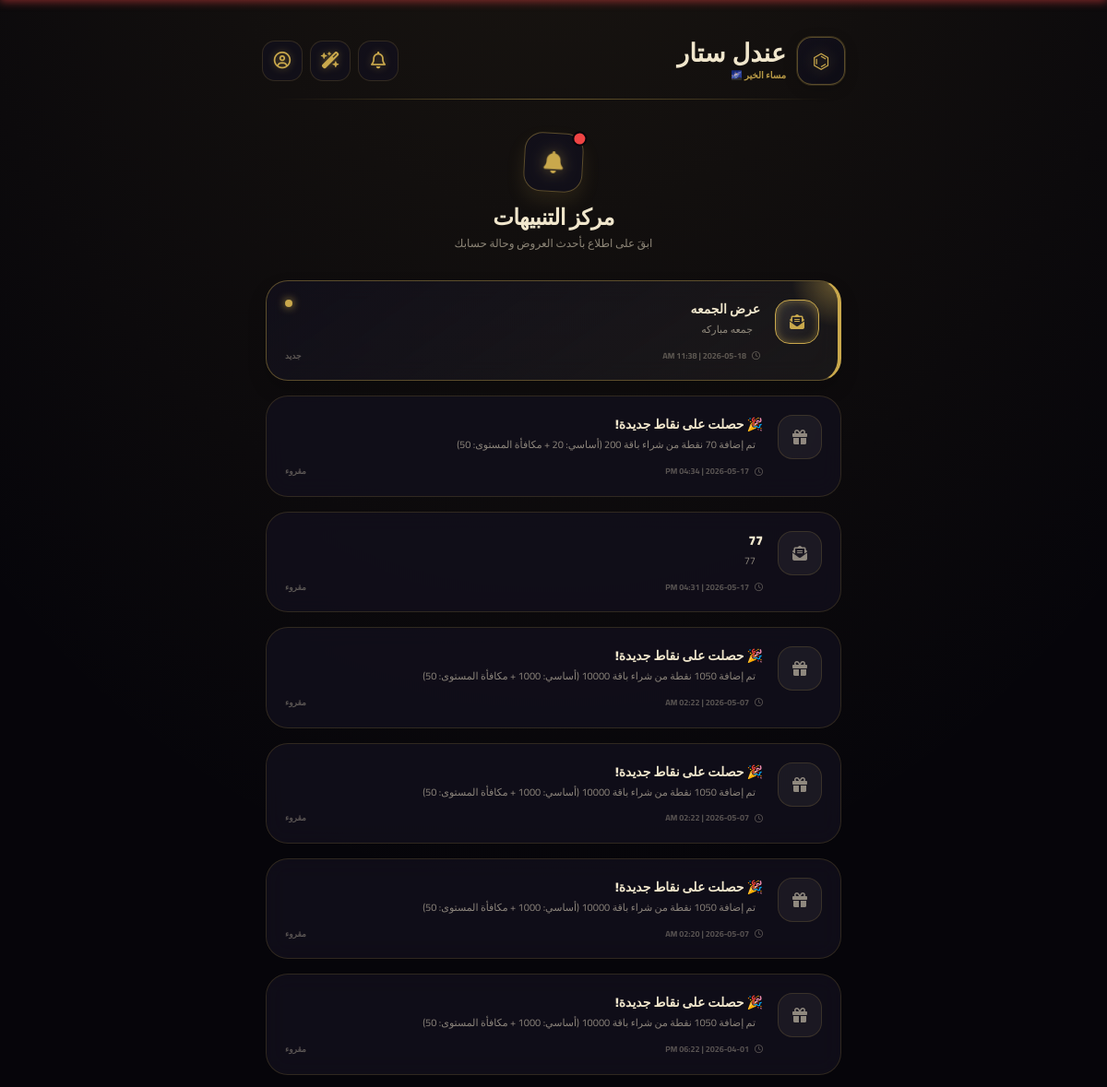
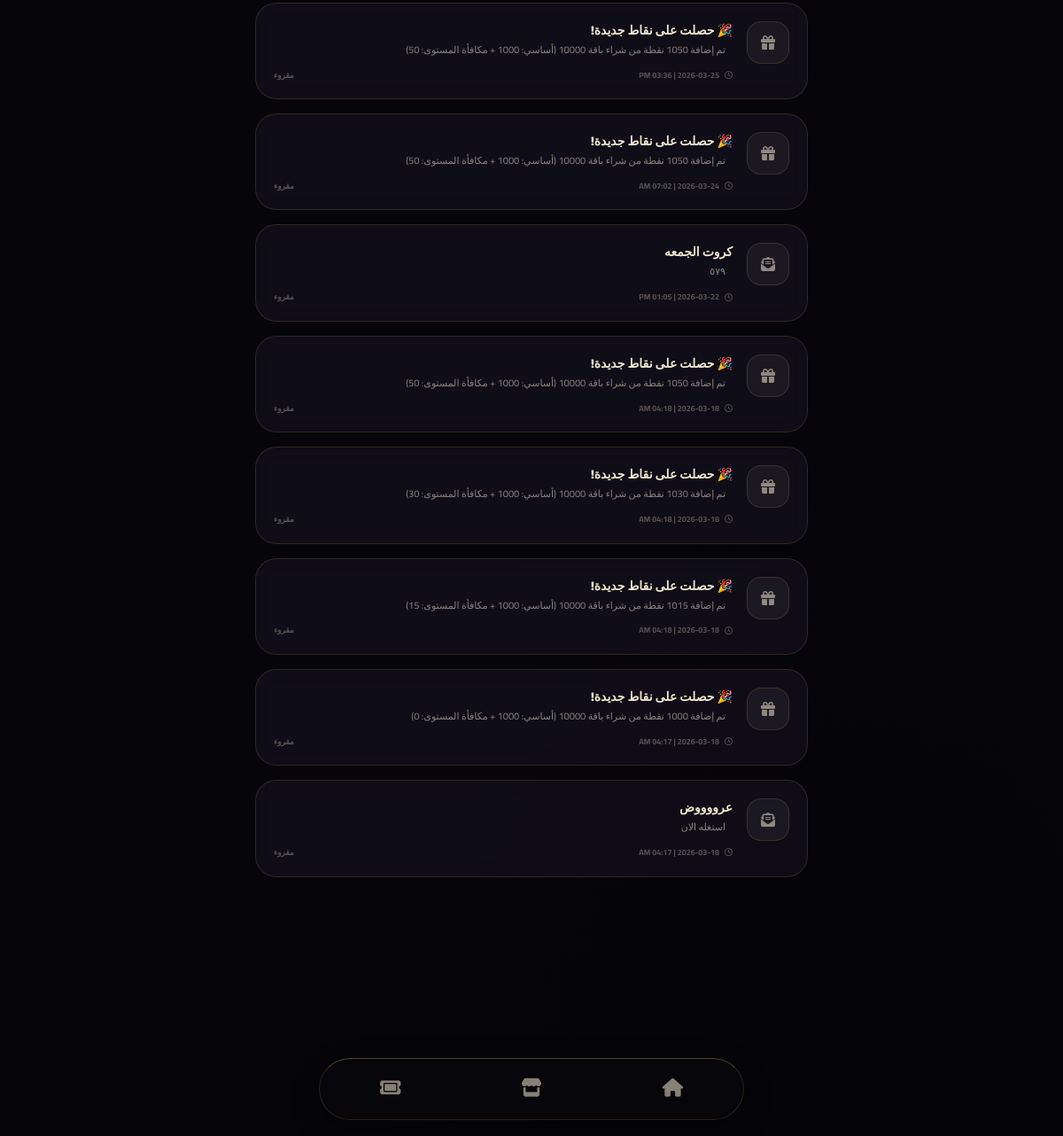
Screenshot of /notifications (signed in) with the database file from the repository (2 pictures, top to bottom).
### app.py (models this page shows)
class Notification(db.Model):
    id = db.Column(db.Integer, primary_key=True)
    user_id = db.Column(db.Integer, nullable=True, index=True)
    title = db.Column(db.String(100), nullable=False)
    message = db.Column(db.String(300), nullable=False)
    is_read = db.Column(db.Boolean, default=False)
    created_at = db.Column(db.DateTime, default=datetime.utcnow)

### app.py (the view)
@app.route('/notifications')
def customer_notifications():
    if 'user_id' not in session: return redirect('/login')
    user = db.session.get(User, session['user_id'])
    notifications = Notification.query.filter(
        (Notification.user_id == user.id) | (Notification.user_id == None)
    ).order_by(Notification.created_at.desc()).all()
    for n in notifications:
        if not n.is_read:
            n.is_read = True
    db.session.commit()
    return render_template('notifications.html', notifications=notifications)

### templates/notifications.html (shortened to what this page needs)
{% extends "base.html" %}
{% block content %}
<div class="px-2 pt-4 pb-24">
    <div class="text-center mb-8 stagger-1">
        <div class="inline-flex items-center justify-center w-16 h-16 rounded-[1.2rem] bg-[var(--bg-card)] border border-[var(--border-bright)] mb-3 shadow-[0_10px_20px_var(--glow)] rotate-3 hover:rotate-0 transition-transform relative">
            <i class="fas fa-bell text-2xl text-[var(--accent)] drop-shadow-[0_0_8px_var(--accent-glow)]"></i>
            {% set has_unread = notifications | selectattr("is_read", "equalto", False) | list | length > 0 %}
            {% if has_unread %}
            <div class="absolute -top-1 -right-1 w-4 h-4 bg-red-500 rounded-full border-2 border-[var(--bg-primary)] animate-bounce"></div>
            {% endif %}
        </div>
        <h1 class="text-2xl font-black text-[var(--text-primary)] tracking-tight">مركز التنبيهات</h1>
        <p class="text-xs text-[var(--text-muted)] mt-1">ابقَ على اطلاع بأحدث العروض وحالة حسابك</p>
    </div>
    {% if notifications %}
    <div class="space-y-4 stagger-3">
        {% for n in notifications %}
        <div class="notif-card {% if not n.is_read %}unread{% endif %}" id="notif-{{ n.id }}" onclick="markAsRead({{ n.id }})">
            <div class="unread-dot"></div>
            <div class="notif-icon-wrap">
                {% if 'نقاط' in n.title or 'هدية' in n.title %}
                    <i class="fas fa-gift"></i>
                {% elif 'شراء' in n.title or 'عملية' in n.title %}
                    <i class="fas fa-shopping-bag"></i>
                {% elif 'تحذير' in n.title or 'خصم' in n.title %}
                    <i class="fas fa-exclamation-circle text-red-400"></i>
                {% else %}
                    <i class="fas fa-envelope-open-text"></i>
                {% endif %}
            </div>
            <div class="flex-1 relative z-10">
                <div class="flex justify-between items-start mb-1">
                    <h3 class="text-sm font-black text-[var(--text-primary)]">{{ n.title }}</h3>
                </div>
                <p class="text-[11px] text-[var(--text-muted)] leading-relaxed mb-3 pr-2">{{ n.message }}</p>
                <div class="flex justify-between items-center text-[9px] font-bold text-[var(--text-muted)] opacity-60">
                    <span class="flex items-center gap-1.5"><i class="far fa-clock"></i> {{ n.created_at.strftime('%Y-%m-%d | %I:%M %p') if n.created_at else 'منذ فترة' }}</span>
                    <span class="read-status-text">{% if n.is_read %}مقروء{% else %}جديد{% endif %}</span>
                </div>
            </div>
        </div>
        {% endfor %}
    </div>
    {% endif %}
</div>
{% endblock %}

### templates/base.html (style rules this page uses)
body.theme-1 { --bg-primary: #06050a; --bg-secondary: #0e0d16; --bg-card: rgba(18, 16, 28, 0.8); --accent: #c9a84c; --accent-light: #e8c96a; --accent-dark: #9a7a2e; --accent-glow: rgba(201, 168, 76, 0.45); --glow: rgba(201, 168, 76, 0.12); --orb-1: #c9a84c; --orb-2: #7a5c20; --text-primary: #f0e6cc; --text-muted: rgba(240, 230, 204, 0.55); --border: rgba(201, 168, 76, 0.18); --border-bright: rgba(201, 168, 76, 0.4); --line: rgba(201, 168, 76, 0.25); --nav-bg: rgba(8, 7, 12, 0.95); }
*, *::before, *::after { box-sizing: border-box; }
body { font-family: 'Cairo', sans-serif; background-color: var(--bg-primary); background-image: radial-gradient(ellipse 80% 60% at 50% -20%, var(--glow), transparent), radial-gradient(ellipse 60% 40% at 80% 100%, rgba(0,0,0,0.3), transparent); color: var(--text-primary); min-height: 100vh; transition: background-color 0.3s ease, color 0.3s ease; -webkit-tap-highlight-color: transparent; margin: 0; padding: 0; overflow-x: hidden; }
.pt-safe { padding-top: max(20px, env(safe-area-inset-top)); }

### templates/notifications.html (style rules this page uses)
.stagger-1 { animation: fadeUp 0.5s cubic-bezier(0.34, 1.56, 0.64, 1) 0.1s both; }
.stagger-3 { animation: fadeUp 0.5s cubic-bezier(0.34, 1.56, 0.64, 1) 0.3s both; }
.notif-card { background: var(--bg-card); backdrop-filter: blur(12px); -webkit-backdrop-filter: blur(12px); border: 1px solid var(--border); border-radius: 24px; padding: 20px; position: relative; overflow: hidden; transition: all 0.3s cubic-bezier(0.34, 1.56, 0.64, 1); cursor: pointer; display: flex; gap: 16px; }
.notif-card.unread { background: linear-gradient(145deg, var(--bg-card) 0%, rgba(255,255,255,0.05) 100%); border-color: var(--border-bright); border-right: 4px solid var(--accent); box-shadow: 0 10px 20px rgba(0,0,0,0.2); }
.notif-card.unread::before { content: ''; position: absolute; top: -50px; right: -50px; width: 100px; height: 100px; background: radial-gradient(circle, var(--accent-glow), transparent 70%); pointer-events: none; }
.notif-icon-wrap { width: 48px; height: 48px; border-radius: 16px; shrink-0; display: flex; align-items: center; justify-content: center; background: rgba(255,255,255,0.05); border: 1px solid var(--border); color: var(--text-muted); transition: 0.3s; }
.notif-card.unread .notif-icon-wrap { background: linear-gradient(135deg, rgba(255,255,255,0.1), transparent); border-color: var(--accent); color: var(--accent); box-shadow: inset 0 0 10px var(--accent-glow); }
.unread-dot { width: 8px; height: 8px; background: var(--accent); border-radius: 50%; box-shadow: 0 0 10px var(--accent); position: absolute; top: 20px; left: 20px; opacity: 0; transition: 0.3s; }
.notif-card.unread .unread-dot { opacity: 1; animation: pulseDot 2s infinite; }

### rows the page displays
Notification: title "عرض الجمعه", message "جمعه مباركه", created_at "2026-05-18 | 11:38 AM", is_read "جديد"
Notification: title "🎉 حصلت على نقاط جديدة!", message "تم إضافة 70 نقطة من شراء باقة 200 (أساسي: 20 + مكافأة المستوى: 50)", created_at "2026-05-17 | 04:34 PM", is_read "مقروء"
Notification: title "77", message "77", created_at "2026-05-17 | 04:31 PM", is_read "مقروء"
Notification: title "🎉 حصلت على نقاط جديدة!", message "تم إضافة 1050 نقطة من شراء باقة 10000 (أساسي: 1000 + مكافأة المستوى: 50)", created_at "2026-05-07 | 02:22 AM", is_read "مقروء"
Notification: title "🎉 حصلت على نقاط جديدة!", message "تم إضافة 1050 نقطة من شراء باقة 10000 (أساسي: 1000 + مكافأة المستوى: 50)", created_at "2026-05-07 | 02:22 AM", is_read "مقروء"
Notification: title "🎉 حصلت على نقاط جديدة!", message "تم إضافة 1050 نقطة من شراء باقة 10000 (أساسي: 1000 + مكافأة المستوى: 50)", created_at "2026-05-07 | 02:20 AM", is_read "مقروء"
Notification: title "🎉 حصلت على نقاط جديدة!", message "تم إضافة 1050 نقطة من شراء باقة 10000 (أساسي: 1000 + مكافأة المستوى: 50)", created_at "2026-04-01 | 06:22 PM", is_read "مقروء"
Notification: title "🎉 حصلت على نقاط جديدة!", message "تم إضافة 1050 نقطة من شراء باقة 10000 (أساسي: 1000 + مكافأة المستوى: 50)", created_at "2026-03-25 | 03:36 PM", is_read "مقروء"
Notification: title "🎉 حصلت على نقاط جديدة!", message "تم إضافة 1050 نقطة من شراء باقة 10000 (أساسي: 1000 + مكافأة المستوى: 50)", created_at "2026-03-24 | 07:02 AM", is_read "مقروء"
Notification: title "كروت الجمعه", message "٥٧٩", created_at "2026-03-22 | 01:05 PM", is_read "مقروء"
Notification: title "🎉 حصلت على نقاط جديدة!", message "تم إضافة 1050 نقطة من شراء باقة 10000 (أساسي: 1000 + مكافأة المستوى: 50)", created_at "2026-03-18 | 04:18 AM", is_read "مقروء"
Notification: title "🎉 حصلت على نقاط جديدة!", message "تم إضافة 1030 نقطة من شراء باقة 10000 (أساسي: 1000 + مكافأة المستوى: 30)", created_at "2026-03-18 | 04:18 AM", is_read "مقروء"
Notification: title "🎉 حصلت على نقاط جديدة!", message "تم إضافة 1015 نقطة من شراء باقة 10000 (أساسي: 1000 + مكافأة المستوى: 15)", created_at "2026-03-18 | 04:18 AM", is_read "مقروء"
Notification: title "🎉 حصلت على نقاط جديدة!", message "تم إضافة 1000 نقطة من شراء باقة 10000 (أساسي: 1000 + مكافأة المستوى: 0)", created_at "2026-03-18 | 04:17 AM", is_read "مقروء"
Notification: title "عرووووض", message "استغله الان", created_at "2026-03-18 | 04:17 AM", is_read "مقروء"
